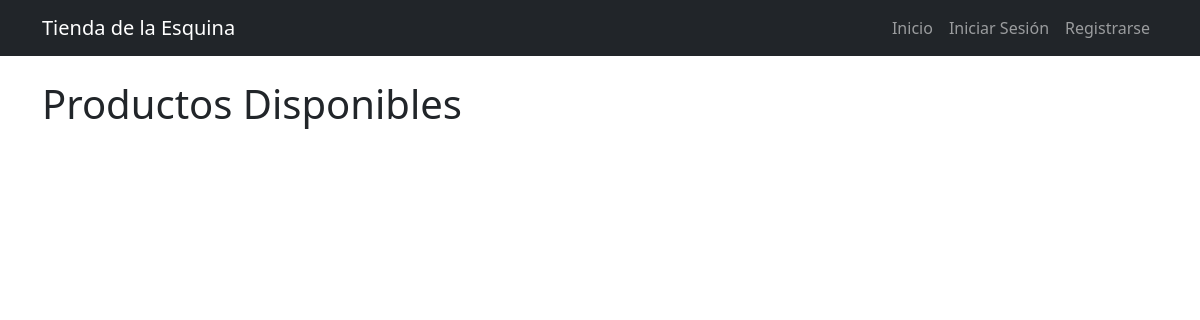
Before: / with the older database file.
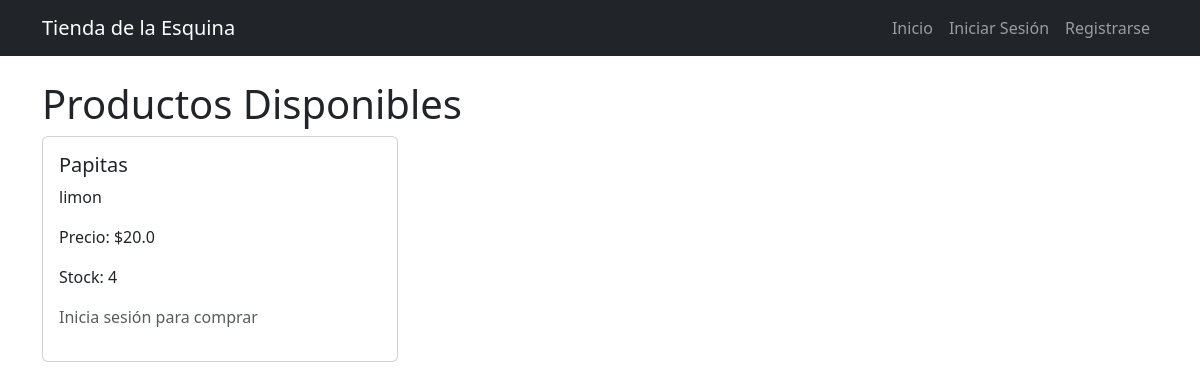
After: the same page with the newer database file.
### app.py (models this page shows)
class Producto(db.Model):
    id = db.Column(db.Integer, primary_key=True)
    nombre = db.Column(db.String(100), nullable=False)
    descripcion = db.Column(db.Text)
    precio = db.Column(db.Float, nullable=False)
    stock = db.Column(db.Integer, nullable=False)
    ventas = db.relationship('Venta', backref='producto', lazy=True)

### app.py (the view)
@app.route('/')
def inicio():
    productos = Producto.query.all()
    return render_template('inicio.html', productos=productos)

### templates/inicio.html
{% extends "base.html" %}
{% block contenido %}
<h1>Productos Disponibles</h1>
<div class="row">
    {% for producto in productos %}
    <div class="col-md-4 mb-4">
        <div class="card">
            <div class="card-body">
                <h5 class="card-title">{{ producto.nombre }}</h5>
                <p class="card-text">{{ producto.descripcion }}</p>
                <p>Precio: ${{ producto.precio }}</p>
                <p>Stock: {{ producto.stock }}</p>
                {% if session.get('usuario_id') %}
                <form action="{{ url_for('vender', producto_id=producto.id) }}" method="post">
                    <div class="input-group mb-3">
                        <input type="number" name="cantidad" class="form-control" min="1" max="{{ producto.stock }}" required>
                        <button class="btn btn-primary" type="submit">Comprar</button>
                    </div>
                </form>
                {% else %}
                <p class="text-muted">Inicia sesión para comprar</p>
                {% endif %}
            </div>
        </div>
    </div>
    {% endfor %}
</div>
{% endblock %}

### templates/base.html (shortened to what this page needs)
<!DOCTYPE html>
<html lang="es">
<head>
    <link href="https://cdnjs.cloudflare.com/ajax/libs/bootstrap/5.3.0/css/bootstrap.min.css" rel="stylesheet">
</head>
<body>
    <nav class="navbar navbar-expand-lg navbar-dark bg-dark">
        <div class="container">
            <a class="navbar-brand" href="/">Tienda de la Esquina</a>
            <div class="navbar-nav">
                <a class="nav-link" href="/">Inicio</a>
                {% if session.get('usuario_id') %}
                    {% if session.get('es_admin') %}
                        <a class="nav-link" href="/admin/usuarios">Gestionar Usuarios</a>
                    {% endif %}
                    <a class="nav-link" href="/logout">Cerrar Sesión</a>
                {% else %}
                    <a class="nav-link" href="/login">Iniciar Sesión</a>
                    <a class="nav-link" href="/registro">Registrarse</a>
                {% endif %}
            </div>
        </div>
    </nav>
    <div class="container mt-4">
        {% block contenido %}{% endblock %}
    </div>
</body>
</html>

Changed rows visible on the page:
added Producto: nombre "Papitas", descripcion "limon", precio "20.0", stock "4"
